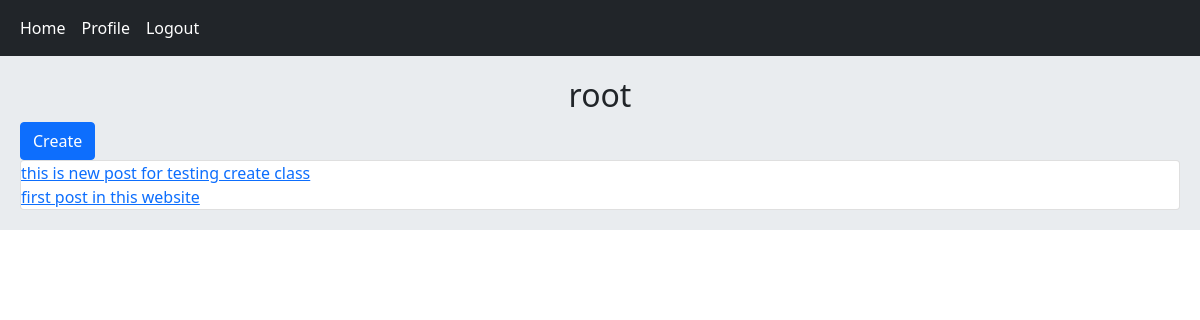
/account/profile/1 (signed in), run on the app's committed database.
### home/models.py (models this page shows, shortened)
class Post(models.Model):
    body = models.TextField()
    slug = models.SlugField()
    created = models.DateTimeField(auto_now_add=True)
    updated = models.DateTimeField(auto_now=True)
    user = models.ForeignKey(User, on_delete=models.CASCADE, related_name='posts')
    class Meta:
        ordering = ['-created']
    def get_absolute_url(self):
        return reverse('home:post_detail', args=(self.id, self.slug))

### account/views.py (the view)
# urls.py: path('profile/<int:user_id>', views.UserProfileView.as_view(), name='user_profile'),
class UserProfileView(LoginRequiredMixin, View):
    def get(self, request, user_id):
        is_following = False
        user = get_object_or_404(User, pk=user_id)
        posts = user.posts.all()
        relation = Relation.objects.filter(from_user=request.user, to_user=user)
        if relation.exists():
            is_following = True
        return render(request, 'account/profile.html', {'user': user, 'posts': posts, 'is_following': is_following})

### account/templates/account/profile.html (shortened to what this page needs)
{% extends 'base.html' %}
{% block content %}
    <h2 class="text-center">{{ user.username }}</h2>
    {% if request.user.id == user.id %}
        <a href="{% url 'home:post_create' %}" class="btn btn-primary">Create</a>
    {% endif %}
    <div class="card">
        {% for post in posts %}
            <a href="{{ post.get_absolute_url }}">{{ post.body|truncatewords:8 }}</a>
        {% endfor %}
    </div>
{% endblock %}

### data on the page
Post: body "this is new post for testing create class"
Post: body "first post in this website"

### other printed values
{{ user.username }} "root"
